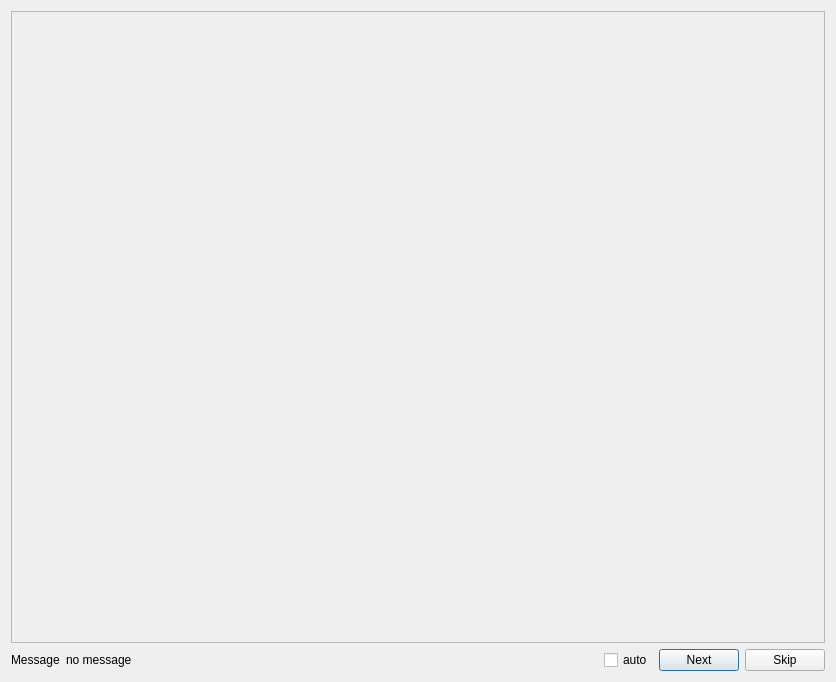
<?xml version="1.0" encoding="UTF-8"?>
<ui version="4.0">
 <class>ContourExtractorDlg</class>
 <widget class="QDialog" name="ContourExtractorDlg">
  <property name="geometry">
   <rect>
    <x>0</x>
    <y>0</y>
    <width>836</width>
    <height>682</height>
   </rect>
  </property>
  <property name="windowTitle">
   <string>Contour Extractor Visual Debug</string>
  </property>
  <layout class="QVBoxLayout" name="verticalLayout">
   <item>
    <widget class="QFrame" name="viewFrame">
     <property name="sizePolicy">
      <sizepolicy hsizetype="Expanding" vsizetype="Expanding">
       <horstretch>0</horstretch>
       <verstretch>0</verstretch>
      </sizepolicy>
     </property>
     <property name="minimumSize">
      <size>
       <width>512</width>
       <height>512</height>
      </size>
     </property>
     <property name="frameShape">
      <enum>QFrame::StyledPanel</enum>
     </property>
     <property name="frameShadow">
      <enum>QFrame::Raised</enum>
     </property>
    </widget>
   </item>
   <item>
    <layout class="QHBoxLayout" name="horizontalLayout">
     <item>
      <widget class="QLabel" name="label">
       <property name="text">
        <string>Message</string>
       </property>
      </widget>
     </item>
     <item>
      <widget class="QLabel" name="messageLabel">
       <property name="sizePolicy">
        <sizepolicy hsizetype="Expanding" vsizetype="Preferred">
         <horstretch>0</horstretch>
         <verstretch>0</verstretch>
        </sizepolicy>
       </property>
       <property name="text">
        <string>no message</string>
       </property>
      </widget>
     </item>
     <item>
      <widget class="QCheckBox" name="autoCheckBox">
       <property name="text">
        <string>auto</string>
       </property>
      </widget>
     </item>
     <item>
      <widget class="QPushButton" name="nextPushButton">
       <property name="text">
        <string>Next</string>
       </property>
      </widget>
     </item>
     <item>
      <widget class="QPushButton" name="skipPushButton">
       <property name="text">
        <string>Skip</string>
       </property>
      </widget>
     </item>
    </layout>
   </item>
  </layout>
 </widget>
 <resources/>
 <connections/>
</ui>
